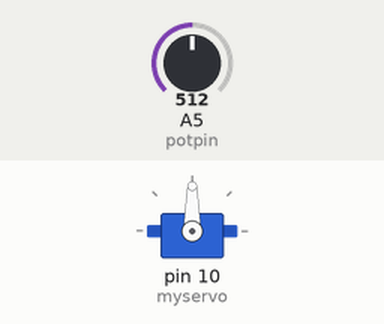
A sketch run on a simulated Arduino Uno, built with avr-gcc and run on an emulated ATmega328P. Parts: servo. The test bench sets the inputs (shaded band); at power-on: A5 (potpin) = 512.

Above: at 1.2 s.
1.3 s: A5 (potpin) set to 716
At 2.5 s:
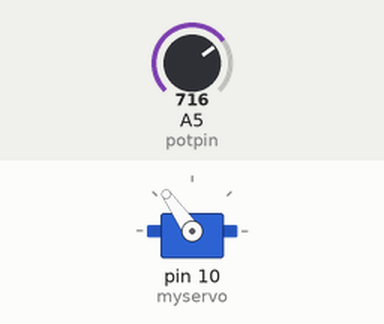
2.8 s: A5 (potpin) set to 900
At 3.4 s:
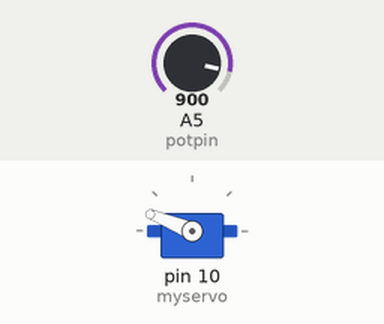
4.3 s: A5 (potpin) set to 1023
At 4.9 s:
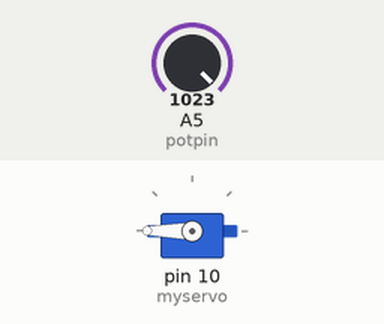
5.8 s: A5 (potpin) set to 306
At 6.9 s:
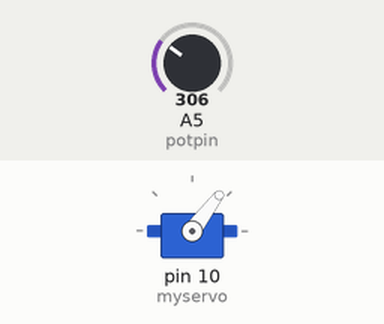
7.3 s: A5 (potpin) set to 122
At 8.3 s:
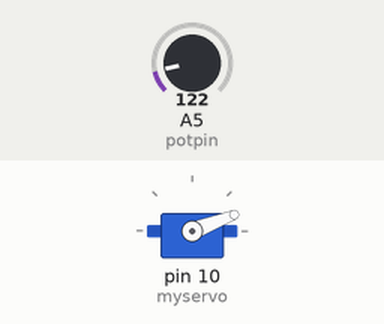
Timing chart, 0 to 9.8 s (numbered marks = the images above; inputs shaded):
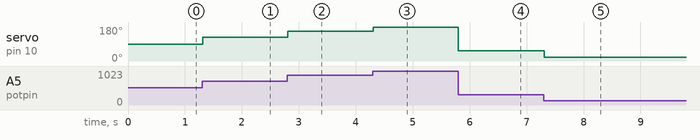

Measured:
- after the input at 1.3 s, servo on pin 10 (myservo): 90° → 125° at once
- after the input at 2.8 s, servo on pin 10 (myservo): 125° → 158° at once
- after the input at 4.3 s, servo on pin 10 (myservo): 158° → 180° at once
- after the input at 5.8 s, servo on pin 10 (myservo): 180° → 53° at once
- after the input at 7.3 s, servo on pin 10 (myservo): 53° → 21° at once

The sketch:

06-Servo_Angle_Control_Using_a_Pot.ino
```cpp
#include <Servo.h>

Servo myservo;

int potpin = A5;
int val;

void setup() {
  myservo.attach(10);  // attaches the servo on pin 9 to the servo object
}

void loop() {
  val = analogRead(potpin);            // reads the value of the potentiometer (value between 0 and 1023)
  val = map(val, 0, 1023, 0, 180);     // scale it for use with the servo (value between 0 and 180)
  myservo.write(val);                  // sets the servo position according to the scaled value
  delay(15);                           // waits for the servo to get there
}
```
